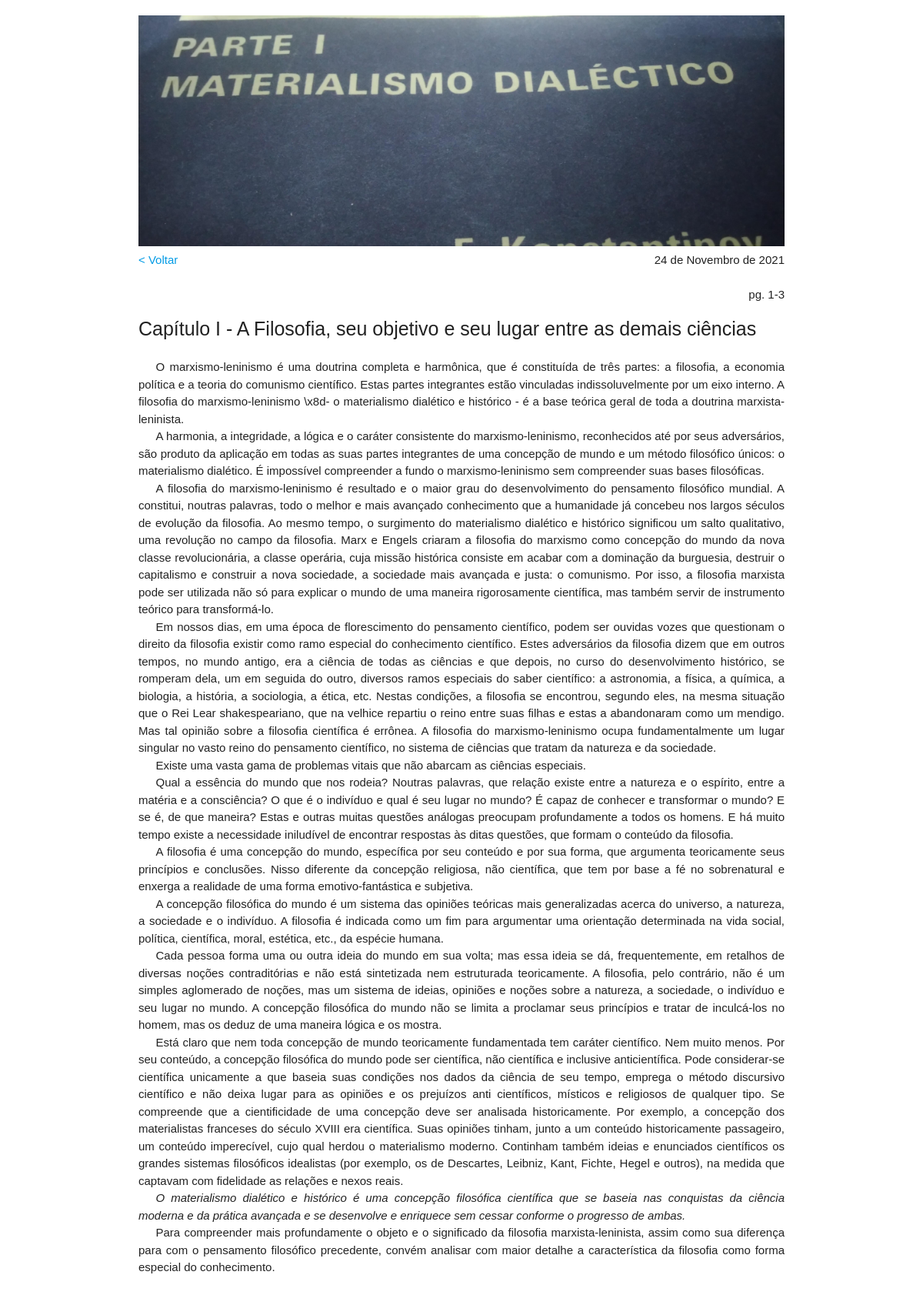
The page /post.php?post=1 on the database its author committed.
### tables this page shows
CREATE TABLE `tb_posts` (
  `id` int(11) NOT NULL,
  `thumbnail` varchar(255) DEFAULT 'thumbnail_padrao.jpeg',
  `alt_thumbnail` varchar(255) DEFAULT 'thumbnail',
  `titulo` varchar(255) NOT NULL,
  `resumo` varchar(255) NOT NULL,
  `capa` varchar(255) NOT NULL DEFAULT 'capa_padrao.jpeg',
  `alt_capa` varchar(255) NOT NULL DEFAULT 'capa',
  `data` date NOT NULL DEFAULT current_timestamp(),
  `conteudo` longtext NOT NULL,
  `galeria` int(11) NOT NULL DEFAULT 0,
  `foto_galeria` varchar(255) DEFAULT NULL,
  `alt_foto_galeria` varchar(255) DEFAULT NULL,
  `legenda_galeria` varchar(255) DEFAULT NULL
);

### post.php (the view, shortened to what this page needs)
<?php
    include('./php/conexao_bd.php');
    $id_post = $_GET["post"];
    $query = "SELECT * FROM tb_posts WHERE id=$id_post";
    $resultado = $conexao->query($query);
    $post = $resultado->fetch_assoc();
    if ($resultado->num_rows == 0){
        echo "<html><h1>Sem posts por aqui...</h1></html>";
    }
    else{
        $data_array = explode("-", $post["data"]);
        $meses = ["Janeiro", "Fevereiro", "Março", "Abril", "Maio", "Junho", "Julho", "Agosto", "Setembro", "Outubro", "Novembro", "Dezembro"];
        $mes = $data_array[1]-1;
        $data_formatada = "$data_array[2] de $meses[$mes] de $data_array[0]";
        $conteudo = str_replace("\\n", "", $post["conteudo"]);
?>
<!DOCTYPE html>
<html lang="pt-br">
<head>
    <link rel="stylesheet" href="https://cdnjs.cloudflare.com/ajax/libs/materialize/1.0.0/css/materialize.min.css">
    <link rel="stylesheet" href="https://cdnjs.cloudflare.com/ajax/libs/font-awesome/5.15.2/css/all.min.css" />
    <link rel="stylesheet" href="css/main.css">
    <link rel="stylesheet" href="css/post.css">
</head>
    <body class="container">
        <img class="capa" src='<?php echo "./img/".$post['id']."/".$post["capa"]; ?>' alt="">
        <span style="float: right;" id="dataPost"><?php echo $data_formatada; ?></span>
        <a href="index.php">&lt; Voltar</a>
        <section class="secaoPost">
            <div>
                <?php echo $conteudo; ?>
            </div>
        </section>
    </body>
</html>
<?php } ?>

### css/main.css (style rules this page uses)
* { padding: 0; margin: 0; }
html { font-family: Verdana, Geneva, Tahoma, sans-serif; }
body { height: 100%; align-items: center; justify-content: center; margin: 15px; padding-bottom: 150px; }
h1 { font-size: 25px; }

### css/post.css (style rules this page uses)
.secaoPost { text-align: justify; text-justify: inter-word; }
.capa { margin-top: 20px; width: 100%; height: 300px; object-fit: cover; }

### post.php (style rules this page uses)
p { text-indent: 1.5em; margin-top: 0 }

### rows shown on the page
tb_posts: capa (picture), data "24 de Novembro de 2021", conteudo "pg. 1-3 Capítulo I - A Filosofia, seu objetivo e seu lugar entre as demais ciências O marxismo-leninismo é uma doutrina completa e harmônica, que é constituída de três partes: a filosofia, a economia política e a teoria do comunismo científico. Estas partes integrantes estão vinculadas indissoluvelmente por um eixo interno. A filosofia do marxismo-leninismo \\x8d- o materialismo dialético e histórico - é a base teórica geral de toda a doutrina marxista-leninista. A harmonia, a integridade, a lógica e o caráter consistente do marxismo-leninismo, reconhecidos até por seus adversários, são produto da aplicação em todas as suas partes integrantes de uma concepção de mundo e um método filosófico…"
